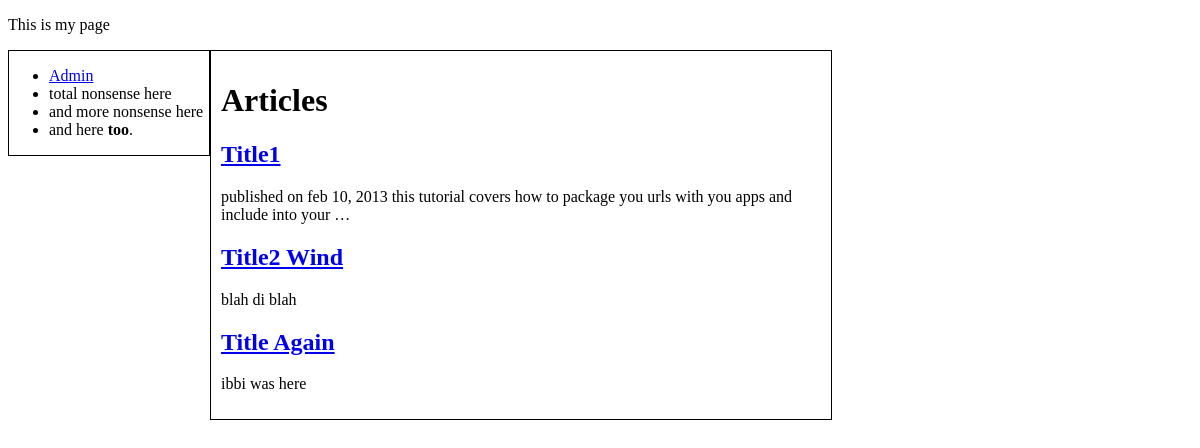
/articles/all/, run on an earlier commit of the app's database.
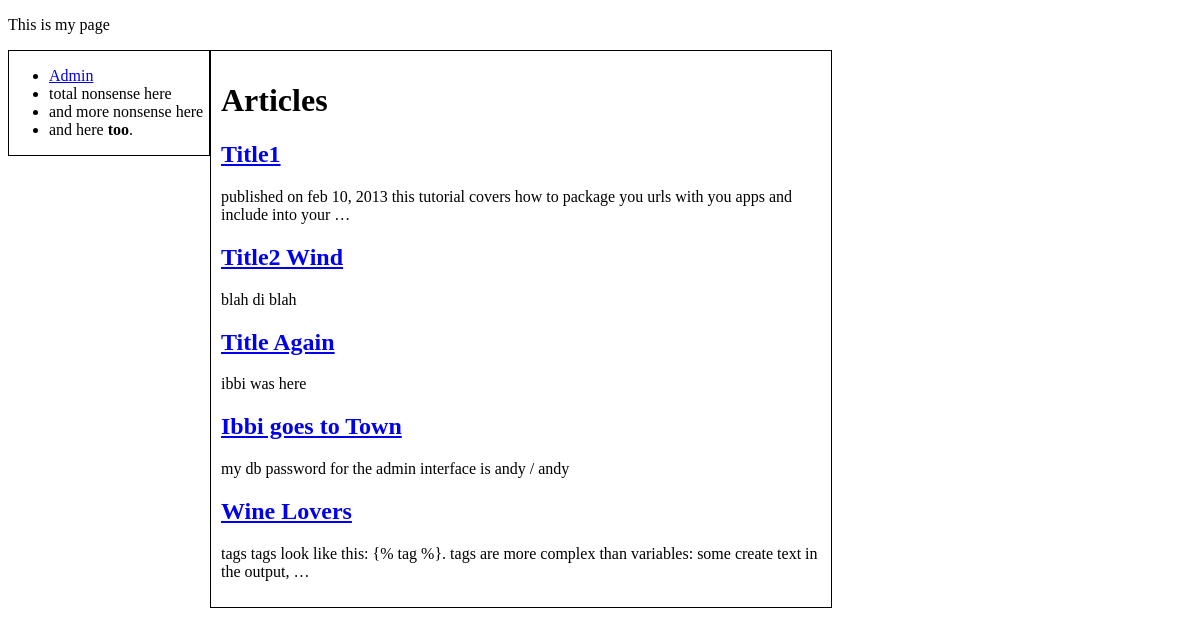
And on a later commit of the database.
### articles/models.py (models this page shows, shortened)
class Article(models.Model):
    title = models.CharField(max_length=200)
    body = models.TextField()
    pub_date = models.DateTimeField('date published')
    likes = models.IntegerField()

### articles/views.py (the view)
# urls.py: url(r'^get/(?P<article_id>\d+)/$', 'articles.views.article')
def articles(request):
    return render_to_response('articles.html',
                              { 'articles': Article.objects.all() })

### articles/templates/articles.html
{% extends "base.html" %}
{% block content %}
<h1>Articles</h1>
{% if articles.count > 0 %}
    {% for article in articles %}
        <div>
        <h2><a href="/articles/get/{{ article.id }}/">{{ article.title }}</a> </h2>
        <p>{{ article.body |lower|truncatewords:"20" }}</p>
        </div>
    {% endfor %}
{% else %}
    <p>None to show!</p>
{% endif %}
{% endblock %}

### templates/base.html (shortened to what this page needs)
<!DOCTYPE html>
<html>
<head lang="en">
</head>
<body>
    <div id="page">
        <p>This is my page</p>
        <div id="sidebar">
            {% block sidebar %}
                <ul>
                    <li><a href="/admin">Admin</a> </li>
                    <li>total nonsense here</li>
                    <li>and more nonsense here</li>
                    <li>and here <b>too</b>.</li>
                </ul>
            {% endblock %}
        </div>
        <div id="content">
            {% block content %}{% endblock %}
        </div>
    </div>
</body>
</html>

### templates/base.html (style rules this page uses)
#sidebar { float: left; width: 200px; border: 1px solid #000; }
#content { float: left; width: 600px; border: 1px solid #000; padding: 10px; }

What changed in the data, as far as the page shows it:
added Article: title "Ibbi goes to Town", body "my db password for the admin interface is andy / andy"
added Article: title "Wine Lovers", body "tags tags look like this: {% tag %}. tags are more complex than variables: some create text in the output, …"
